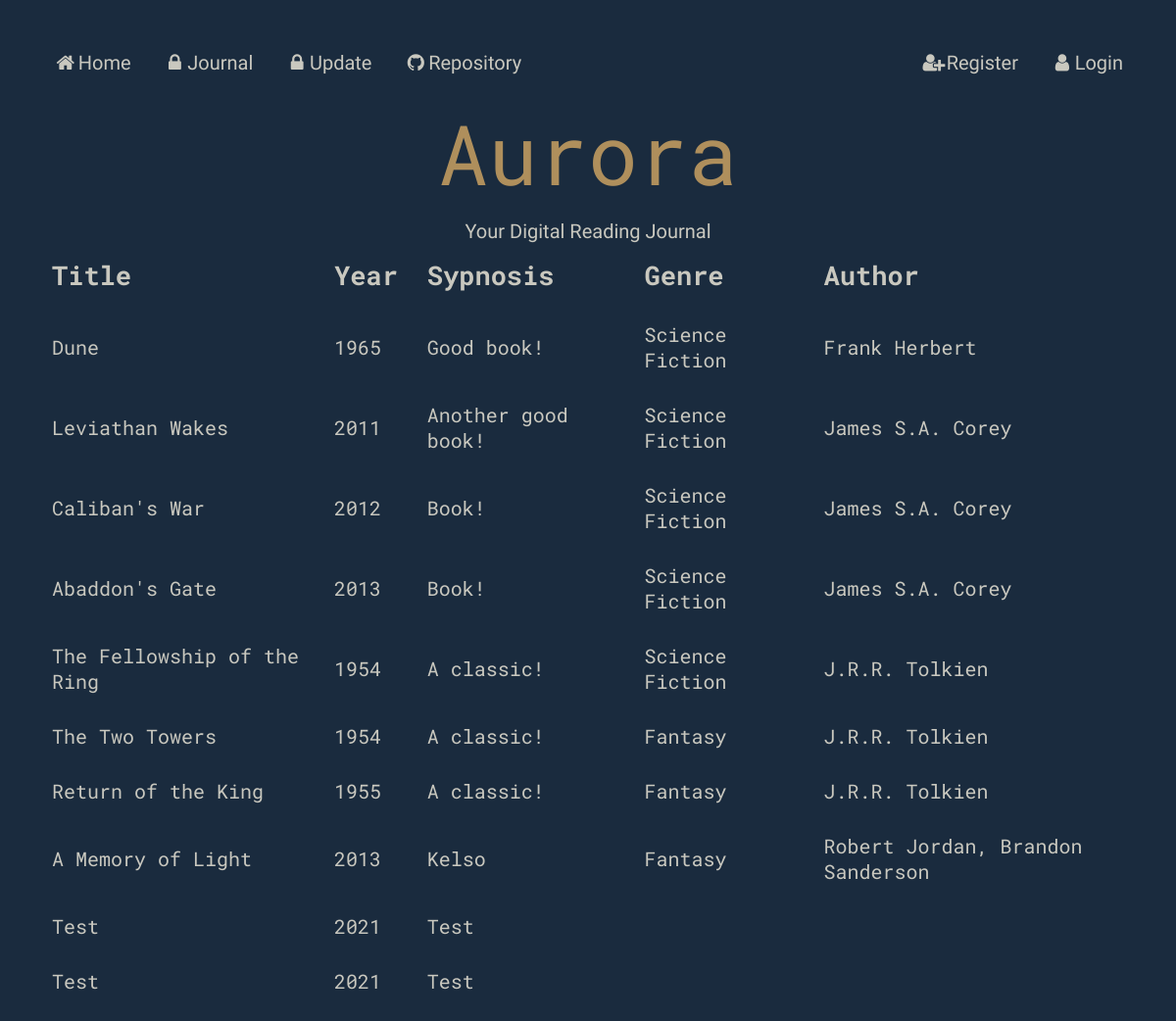
The page /journal on the database as committed earlier.
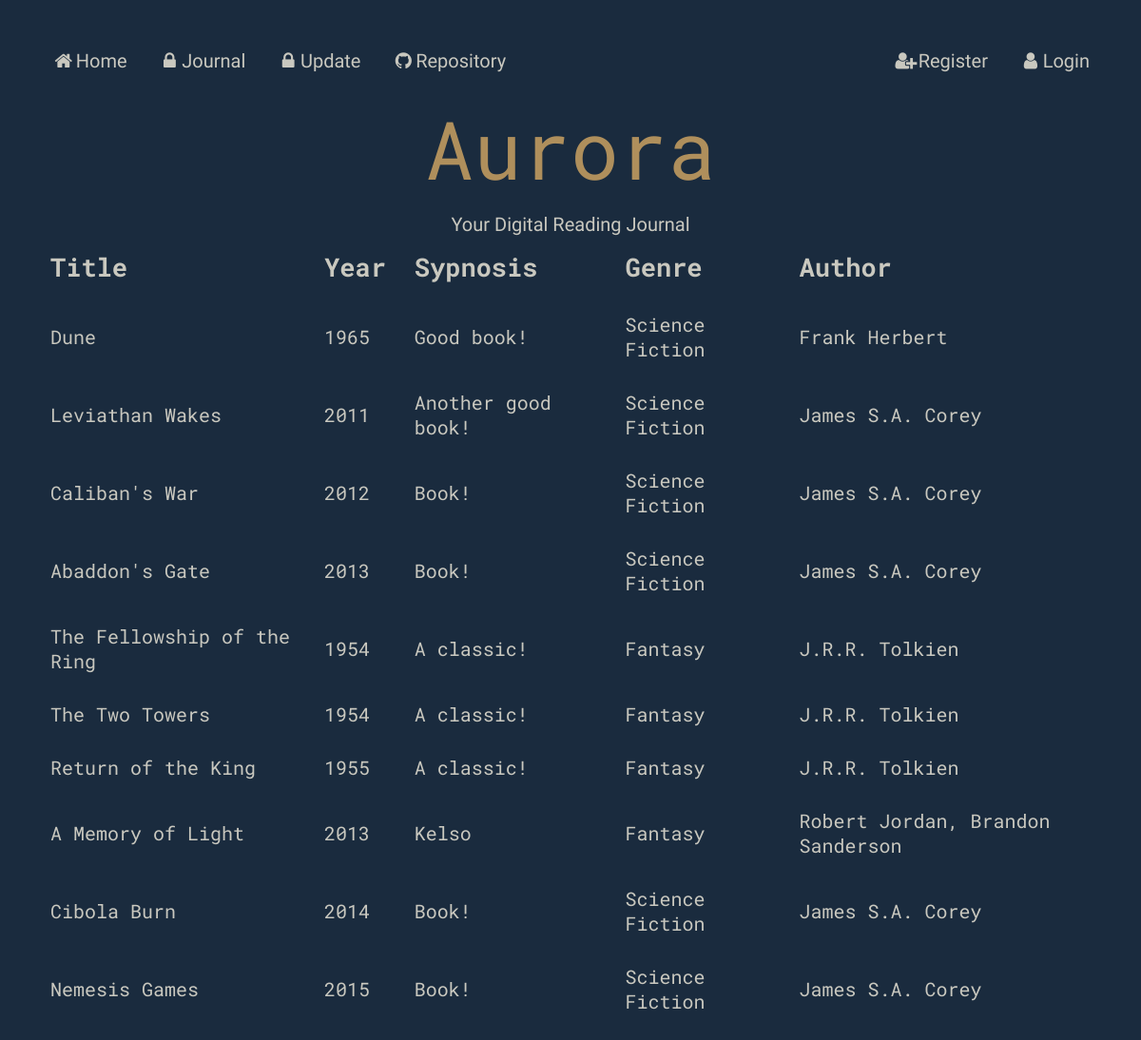
The same page on the database as committed later.
### models.py (models this page shows)
class Books (db.Model):
    __tablename__ = "Books"
    bookid = db.Column(db.Integer, primary_key=True)
    title = db.Column(db.String(80))
    sypnosis = db.Column(db.String(80))
    year = db.Column(db.String(80))
    authors = db.relationship("Authors", secondary=BooksAuthors, back_populates="booksauthors")
    users = db.relationship("Users", secondary=BooksUsers, back_populates="booksusers")
    genres = db.relationship("Genres", secondary=BooksGenres, back_populates="booksgenres")

### main.py (the view)
@app.route('/journal', methods=["GET", "POST"])
def journal():
    book = models.Books.query.all()
    return render_template("journal.html", book=book, title=journal)

### main.py (called while the page is built)
@app.context_processor
def add_current_user():
    if session.get('user'): # if a user is logged in
        return dict(current_user=models.Users.query.get(session['user'])) # current user is equal to userinfo of user session
    return dict(current_user=None) # otherwise current user is none

### templates/journal.html (shortened to what this page needs)
{% extends "layout.html" %}
{% block content %}
<table id="journal">
        <tr>
            <th colspan = 1>Title</th>
            <th colspan = 1>Year</th>
            <th colspan = 1>Sypnosis</th>
            <th colspan = 1>Genre</th>
            <th colspan = 1>Author</th>
        </tr>
    {% for book in book %}
        <tr>
            <td>{{book.title}}</td>
            <td>{{book.year}}</td>
            <td>{{book.sypnosis}}</td>
            <td>{{book.genres|map(attribute="name")|join(", ")}}</td>
            <td>{{book.authors|map(attribute="name")|join(", ")}}</td>
        </tr>
    {% endfor %}
</table>
{% endblock %}

### templates/layout.html (shortened to what this page needs)
<!DOCTYPE html>
<html lang='en'>
    <head>
        <link rel="stylesheet" href="/static/styles.css">
        <link rel="stylesheet" href="https://cdnjs.cloudflare.com/ajax/libs/font-awesome/4.7.0/css/font-awesome.min.css">
    </head>
    <body>
        <div class="navbar" id="topnav">
        <ul>
            <li><a href="/"><i class="fa fa-fw fa-home"></i>Home</a></li>
            {% if current_user %}
            <li><a href="/journal"><i class="fa fa-fw fa-book"></i>Journal</a></li>
            <li><a href="/update"><i class="fa fa-fw fa-pencil"></i>Update</a></li>
            {% else %}
            <li><a href="/"><i class="fa fa-fw fa-lock"></i>Journal</a></li>
            <li><a href="/"><i class="fa fa-fw fa-lock"></i>Update</a></li>
            {% endif %}
            <li><a href="https://github.com/StephenHuang17253/aurora"><i class="fa fa-fw fa-github"></i>Repository</a></li>
            {% if current_user %}
            <li><a href="/logout"><i class="fa fa-fw fa-user-o"></i>Logout</a></li>
            <li><a><i class="fa fa-fw fa-user-circle"></i>Logged in as {{current_user.username}}</a></li>
            {% else %}
            <li><a href="/login"><i class="fa fa-fw fa-user"></i>Login</a></li>
            <li><a href="/signup"><i class="fa fa-fw fa-user-plus"></i>Register</a></li>
            {% endif %}
        </ul>
        </div>
        <header>Aurora</header>
        <subhead>Your Digital Reading Journal</subhead>
        {% block content %}{% endblock %}
    </body>
</html>

### static/styles.css (style rules this page uses)
:root { --bg-color: #1a2b3e; --main-color: #af8f5c; --sub-color: #3a506c; --text-color: #c9c8bf; }
body { font-family: "Roboto Mono"; color: #c9c8bf ; font-size: 20px; background-color: var(--bg-color); padding: 30px; text-align: center; }
header { font-family: "Roboto Mono"; color: var(--main-color) ; font-size: 425%; padding: 10px; }
subhead { font-family: "Julius Sans One"; padding: 10px; }
ul { list-style-type: none; margin: 0; padding: 0; overflow: hidden; font-family: "Julius Sans One"; }
li { float: left; }
li a { display: block; color: var(--text-color); text-align: center; padding: 14px 16px; text-decoration: none; }
li:nth-child(5) { float: right; }
li:last-child { float: right; }
table { border-collapse: collapse; margin: auto; }
th, td { font-family: "Roboto Mono"; text-align: left; padding: 15px; }
tr { text-align: left; }
th { font-size: 135%; }

Rows that differ between the two databases and show on the page:
removed Books: title "Test", year "2021", sypnosis "Test"
removed Books: title "Test", year "2021", sypnosis "Test"
computed for Books "The Fellowship of the Ring": genres|map "Science Fiction" → "Fantasy"
added Books: title "Cibola Burn", year "2014", sypnosis "Book!", genres|map "Science Fiction", authors|map "James S.A. Corey"
added Books: title "Nemesis Games", year "2015", sypnosis "Book!", genres|map "Science Fiction", authors|map "James S.A. Corey"
